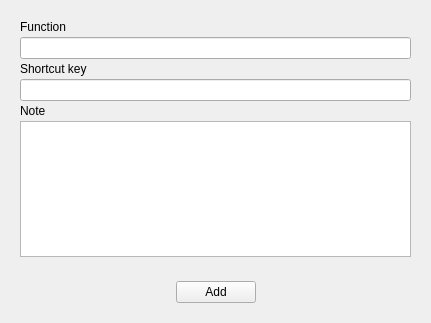
<?xml version="1.0" encoding="UTF-8"?>
<ui version="4.0">
 <class>AddShortcut</class>
 <widget class="QWidget" name="AddShortcut">
  <property name="geometry">
   <rect>
    <x>0</x>
    <y>0</y>
    <width>431</width>
    <height>323</height>
   </rect>
  </property>
  <property name="windowTitle">
   <string>Add Software Shortcut</string>
  </property>
  <layout class="QVBoxLayout" name="verticalLayout_2">
   <item>
    <widget class="QWidget" name="widget" native="true">
     <layout class="QVBoxLayout" name="verticalLayout">
      <property name="spacing">
       <number>3</number>
      </property>
      <item>
       <widget class="QLabel" name="label">
        <property name="text">
         <string>Function</string>
        </property>
       </widget>
      </item>
      <item>
       <widget class="QLineEdit" name="le_function">
        <property name="text">
         <string/>
        </property>
        <property name="clearButtonEnabled">
         <bool>true</bool>
        </property>
       </widget>
      </item>
      <item>
       <widget class="QLabel" name="label_2">
        <property name="text">
         <string>Shortcut key</string>
        </property>
       </widget>
      </item>
      <item>
       <widget class="QLineEdit" name="le_shortcut">
        <property name="clearButtonEnabled">
         <bool>true</bool>
        </property>
       </widget>
      </item>
      <item>
       <widget class="QLabel" name="label_3">
        <property name="text">
         <string>Note</string>
        </property>
       </widget>
      </item>
      <item>
       <widget class="QTextEdit" name="te_note"/>
      </item>
     </layout>
    </widget>
   </item>
   <item>
    <widget class="QWidget" name="widget_2" native="true">
     <layout class="QHBoxLayout" name="horizontalLayout">
      <item>
       <spacer name="horizontalSpacer">
        <property name="orientation">
         <enum>Qt::Horizontal</enum>
        </property>
        <property name="sizeHint" stdset="0">
         <size>
          <width>55</width>
          <height>20</height>
         </size>
        </property>
       </spacer>
      </item>
      <item>
       <widget class="QPushButton" name="btn_add">
        <property name="text">
         <string>Add</string>
        </property>
       </widget>
      </item>
      <item>
       <spacer name="horizontalSpacer_2">
        <property name="orientation">
         <enum>Qt::Horizontal</enum>
        </property>
        <property name="sizeHint" stdset="0">
         <size>
          <width>54</width>
          <height>20</height>
         </size>
        </property>
       </spacer>
      </item>
     </layout>
    </widget>
   </item>
  </layout>
 </widget>
 <resources/>
 <connections/>
</ui>
